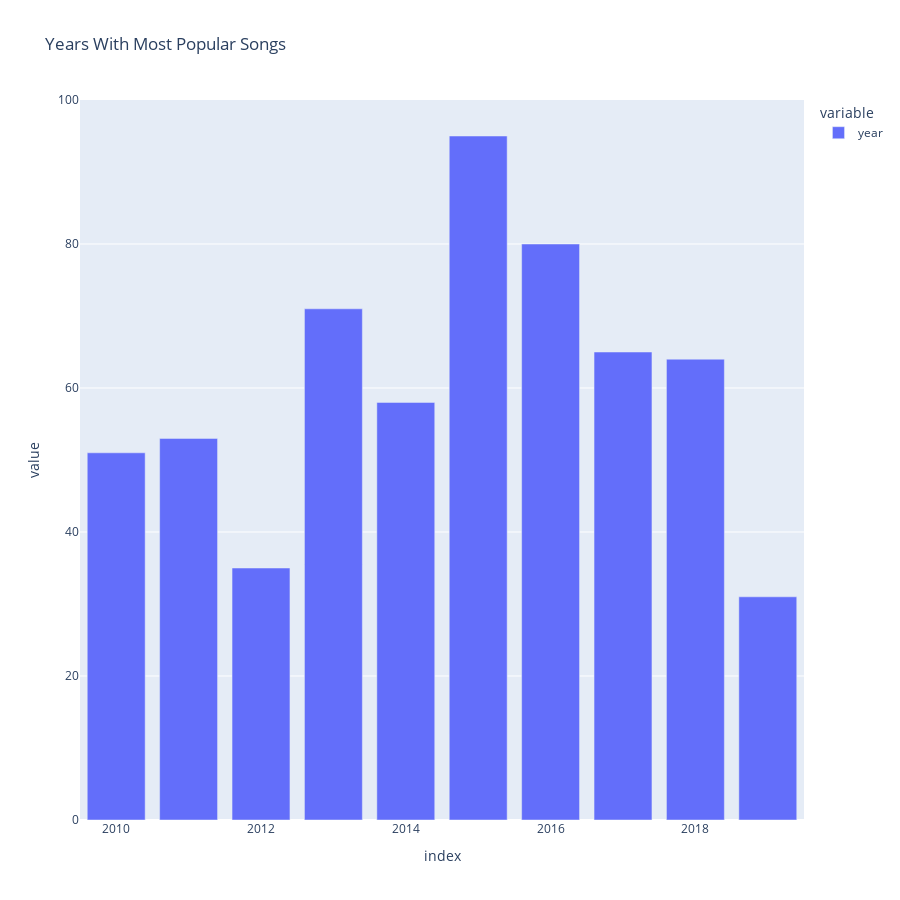

Source (notebook cell):
### Code cell
px.bar(top_year, title='Years With Most Popular Songs', height=900)

### Figure 1 — Plotly figure (JSON) as saved in the notebook; plotly's stock layout.template omitted (floating-point values rounded to 4 significant figures)
{"data": [{"alignmentgroup": "True", "hovertemplate": "variable=year<br>index=%{x}<br>value=%{y}<extra></extra>", "legendgroup": "year", "marker": {"color": "#636efa", "pattern": {"shape": ""}}, "name": "year", "offsetgroup": "year", "orientation": "v", "showlegend": true, "textposition": "auto", "type": "bar", "x": [2010, 2011, 2012, 2013, 2014, 2015, 2016, 2017, 2018, 2019], "xaxis": "x", "y": [51, 53, 35, 71, 58, 95, 80, 65, 64, 31], "yaxis": "y"}], "layout": {"barmode": "relative", "height": 900, "legend": {"title": {"text": "variable"}, "tracegroupgap": 0}, "title": {"text": "Years With Most Popular Songs"}, "xaxis": {"anchor": "y", "domain": [0, 1], "title": {"text": "index"}}, "yaxis": {"anchor": "x", "domain": [0, 1], "title": {"text": "value"}}}}
